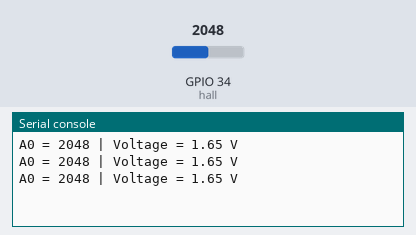
The program below on a simulated ESP32 board running MicroPython. Parts: the last lines printed to the serial console. The inputs (shaded band) are chosen by the test bench; at power-on: GPIO 34 (hall) = 2048 (analog values on the 0–4095 scale).

Above: at 1.2 s.
1.3 s: GPIO 34 (hall) set to 2866
At 1.9 s:
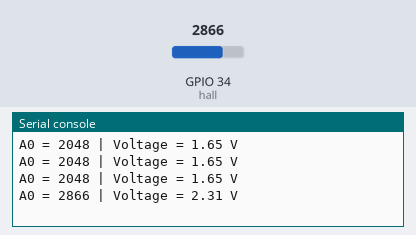
2.8 s: GPIO 34 (hall) set to 3603
At 3.4 s:
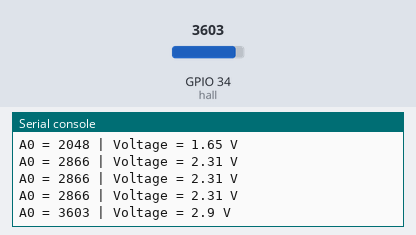
Timing chart, 0 to 5.8 s (numbered marks = the images above; inputs shaded):
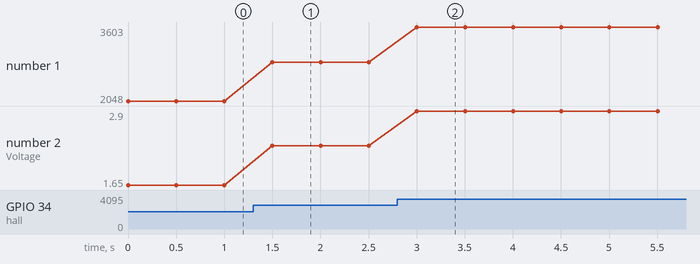

The program:

KY-035.py
```python
from machine import ADC, Pin
import time

hall = ADC(Pin(34))
hall.atten(ADC.ATTN_11DB)
VCC = 3.3

while True:
    value = hall.read()
    voltage = round((value / 4095) * VCC, 2)

    print(f"A0 = {value} | Voltage = {voltage} V")
    time.sleep(0.5)
```

Measured:
- after the input at 1.3 s, the serial console: prints a new line after 0.20 s (image 1)
- after the input at 2.8 s, the serial console: prints a new line after 0.20 s (image 2)
- plotted number 1: 2048 → 2866 after the input at 1.3 s, 2866 → 3603 after the input at 2.8 s
- plotted number 2: 1.65 → 2.31 after the input at 1.3 s, 2.31 → 2.9 after the input at 2.8 s
